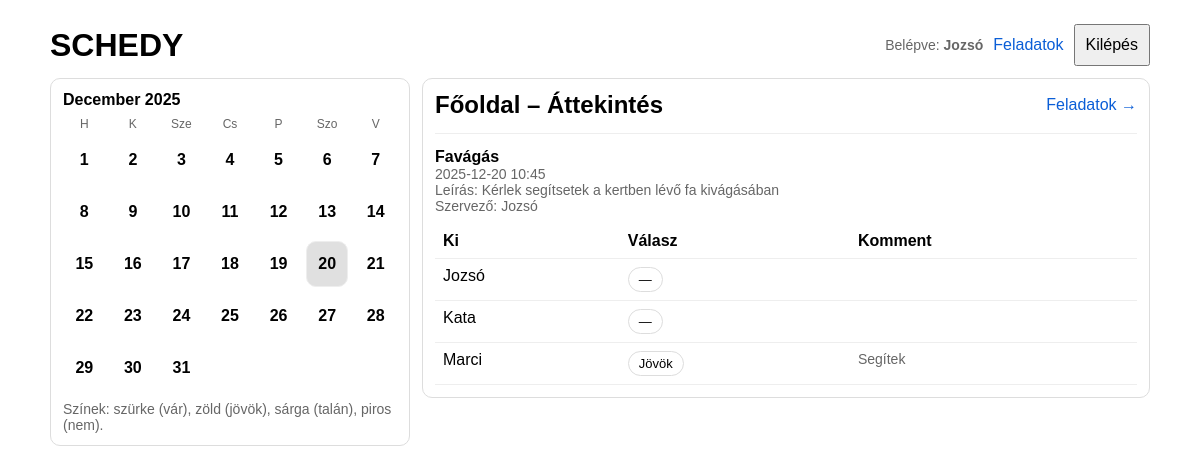
Screenshot of / (signed in) with the database file from the repository.
### models.py (models this page shows)
class User(Base):
    __tablename__ = "users"
    id = Column(Integer, primary_key=True, index=True)
    name = Column(String, nullable=False)
    username = Column(String, unique=True, index=True, nullable=False)
    email = Column(String, unique=True, index=True, nullable=False)
    password_hash = Column(String, nullable=False)
    events = relationship("Event", back_populates="creator")
    responses = relationship("EventResponse", back_populates="user")
    suggestions = relationship("EventTimeSuggestion", back_populates="proposed_by")
    suggestion_votes = relationship("EventTimeVote", back_populates="user")
    invites = relationship("EventInvite", back_populates="user", foreign_keys="EventInvite.user_id")
    sent_invites = relationship("EventInvite", back_populates="invited_by", foreign_keys="EventInvite.invited_by_user_id")

class Event(Base):
    __tablename__ = "events"
    id = Column(Integer, primary_key=True, index=True)
    title = Column(String, nullable=False)
    starts_at = Column(DateTime, nullable=False)
    description = Column(String, nullable=True)  # max 300-at app szinten ellenőrizzük
    created_by_user_id = Column(Integer, ForeignKey("users.id"), nullable=False)
    creator = relationship("User", back_populates="events")
    responses = relationship("EventResponse", back_populates="event", cascade="all, delete-orphan")
    suggestions = relationship("EventTimeSuggestion", back_populates="event", cascade="all, delete-orphan")
    invites = relationship("EventInvite", back_populates="event", cascade="all, delete-orphan")

class EventResponse(Base):
    __tablename__ = "event_responses"
    id = Column(Integer, primary_key=True, index=True)
    event_id = Column(Integer, ForeignKey("events.id"), nullable=False)
    user_id = Column(Integer, ForeignKey("users.id"), nullable=False)
    status = Column(String, nullable=False)   # "yes" | "maybe" | "no"
    comment = Column(String, nullable=True)   # max 300 app szinten
    event = relationship("Event", back_populates="responses")
    user = relationship("User", back_populates="responses")
    __table_args__ = (
        UniqueConstraint("event_id", "user_id", name="uq_event_user_response"),
    )

### main.py (the view)
@app.get("/", response_class=HTMLResponse)
def home(request: Request):
    user = get_current_user(request)
    today = date.today()
    year, month = today.year, today.month
    month_cal = build_month_calendar(year, month)
    db = SessionLocal()
    try:
        events = visible_events_query(db, user).order_by(Event.starts_at).all()
        event_ids = [e.id for e in events]
        responses = []
        suggestions = []
        votes = []
        invites = []
        if event_ids:
            responses = db.query(EventResponse).filter(EventResponse.event_id.in_(event_ids)).all()
            suggestions = db.query(EventTimeSuggestion).filter(EventTimeSuggestion.event_id.in_(event_ids)).all()
            votes = db.query(EventTimeVote).all()  # vote suggestion_id alapján lesz összesítve
            invites = db.query(EventInvite).filter(EventInvite.event_id.in_(event_ids)).all()
        resp_index: dict[tuple[int, int], EventResponse] = {}
        for r in responses:
            resp_index[(r.event_id, r.user_id)] = r
        invited_user_ids_by_event: dict[int, set[int]] = {}
        for inv in invites:
            invited_user_ids_by_event.setdefault(inv.event_id, set()).add(inv.user_id)
        participant_ids = set()
        for e in events:
            participant_ids.add(e.created_by_user_id)
            participant_ids |= invited_user_ids_by_event.get(e.id, set())
        users_by_id = {}
        if participant_ids:
            us = db.query(User).filter(User.id.in_(list(participant_ids))).all()
            users_by_id = {u.id: u for u in us}
        events_by_date: dict[date, list[Event]] = {}
        for e in events:
            events_by_date.setdefault(e.starts_at.date(), []).append(e)
        day_classes: dict[str, str] = {}
        if user:
            for d, es in events_by_date.items():
                if d.year == year and d.month == month:
                    day_classes[d.isoformat()] = day_status_for_user(user, es, resp_index)
        votes_by_suggestion: dict[int, dict[str, int]] = {}
        for v in votes:
            dct = votes_by_suggestion.setdefault(v.suggestion_id, {"up": 0, "down": 0})
            if v.vote in ("up", "down"):
                dct[v.vote] += 1
        sug_by_event: dict[int, list[EventTimeSuggestion]] = {}
        for s in suggestions:
            sug_by_event.setdefault(s.event_id, []).append(s)
        dashboard = []
        for e in events:
            pids = set()
            pids.add(e.created_by_user_id)
            pids |= invited_user_ids_by_event.get(e.id, set())
            participant_users = [users_by_id[pid] for pid in pids if pid in users_by_id]
            participant_users.sort(key=lambda u: u.name.lower())
            rows = []
            for u in participant_users:
                r = resp_index.get((e.id, u.id))
                rows.append(
                    {
                        "user_name": u.name,
                        "status": (r.status if r else None),
                        "comment": (r.comment if r else None),
                    }
                )
            sug_view = []
            ss = sorted(sug_by_event.get(e.id, []), key=lambda x: (not x.accepted, x.proposed_starts_at))
            for s in ss:
                vc = votes_by_suggestion.get(s.id, {"up": 0, "down": 0})
                sug_view.append(
                    {
                        "time": s.proposed_starts_at,
                        "by": (s.proposed_by.name if s.proposed_by else "ismeretlen"),
                        "accepted": s.accepted,
                        "up": vc["up"],
                        "down": vc["down"],
                    }
                )
            dashboard.append(
                {
                    "id": e.id,
                    "title": e.title,
                    "starts_at": e.starts_at,
                    "description": e.description,
                    "creator_name": (e.creator.name if e.creator else None),
                    "rows": rows,
                    "suggestions": sug_view,
                }
            )
        return templates.TemplateResponse(
            "index.html",
            {
                "request": request,
                "user": user,
                "month_cal": month_cal,
                "day_classes": day_classes,
                "dashboard": dashboard,
                "events_exist": len(events) > 0,
            },
        )
    finally:
        db.close()

### templates/index.html (shortened to what this page needs)
<!doctype html>
<html lang="hu">
<head>
</head>
<body>
  <div class="top">
    <h1 style="margin:0;">SCHEDY</h1>
    {% if user %}
      <div style="display:flex; gap:10px; align-items:center; flex-wrap:wrap;">
        <span class="muted">Belépve: <strong>{{ user.name }}</strong></span>
        <a href="/tasks">Feladatok</a>
        <form method="post" action="/logout" style="display:inline;">
          <button type="submit">Kilépés</button>
        </form>
      </div>
    {% endif %}
  </div>
  <div class="grid" style="margin-top:12px;">
    <div class="card">
      <strong>{{ month_cal.month_name }} {{ month_cal.year }}</strong>
      <div class="cal-grid" style="margin-top:8px;">
        <div class="dow">H</div><div class="dow">K</div><div class="dow">Sze</div>
        <div class="dow">Cs</div><div class="dow">P</div><div class="dow">Szo</div><div class="dow">V</div>
        {% for week in month_cal.weeks %}
          {% for daynum in week %}
            {% if daynum == 0 %}
              <div class="day empty"></div>
            {% else %}
              {% set iso = "%04d-%02d-%02d"|format(month_cal.year, month_cal.month, daynum) %}
              {% set cls = day_classes.get(iso, "empty") %}
              <div class="day {{ cls }}">{{ daynum }}</div>
            {% endif %}
          {% endfor %}
        {% endfor %}
      </div>
      <div class="muted" style="margin-top:10px;">
        {% if not user %}
          Bejelentkezés nélkül privát mód van: a naptár nem mutat eseményeket.
        {% else %}
          Színek: szürke (vár), zöld (jövök), sárga (talán), piros (nem).
        {% endif %}
      </div>
    </div>
    <div class="card">
      <div style="display:flex; justify-content:space-between; align-items:center; gap:12px; flex-wrap:wrap;">
        <h2 style="margin:0;">Főoldal – Áttekintés</h2>
        {% if user %}
          <a href="/tasks">Feladatok →</a>
        {% endif %}
      </div>
      {% for e in dashboard %}
        <div style="margin-top:14px; padding-top:14px; border-top:1px solid #eee;">
          <div>
            <div><strong>{{ e.title }}</strong></div>
            <div class="muted">{{ e.starts_at.strftime("%Y-%m-%d %H:%M") }}</div>
            {% if e.description %}
              <div class="muted">Leírás: {{ e.description }}</div>
            {% endif %}
            {% if e.creator_name %}
              <div class="muted">Szervező: {{ e.creator_name }}</div>
            {% endif %}
          </div>
          <table style="margin-top:10px;">
            <thead>
              <tr>
                <th>Ki</th>
                <th>Válasz</th>
                <th>Komment</th>
              </tr>
            </thead>
            <tbody>
              {% for r in e.rows %}
                <tr>
                  <td>{{ r.user_name }}</td>
                  <td>
                    {% if r.status == "yes" %}<span class="pill">Jövök</span>
                    {% elif r.status == "maybe" %}<span class="pill">Talán</span>
                    {% elif r.status == "no" %}<span class="pill">Nem</span>
                    {% else %}<span class="pill">—</span>
                    {% endif %}
                  </td>
                  <td class="muted">{{ r.comment or "" }}</td>
                </tr>
              {% endfor %}
            </tbody>
          </table>
        </div>
      {% endfor %}
    </div>
  </div>
</body>
</html>

### templates/index.html (style rules this page uses)
body { font-family: Arial, sans-serif; max-width: 1100px; margin: 24px auto; padding: 0 12px; }
.top { display:flex; justify-content: space-between; align-items:center; gap:12px; }
.muted { color: #666; font-size: 14px; }
.grid { display:grid; grid-template-columns: 360px 1fr; gap: 12px; align-items:start; }
.card { padding: 12px; border: 1px solid #ddd; border-radius: 10px; }
input, button { padding: 10px; font-size: 16px; }
button { cursor:pointer; }
a { color: #0b5ed7; text-decoration: none; }
table { width: 100%; border-collapse: collapse; }
th, td { border-bottom: 1px solid #eee; padding: 8px; text-align:left; vertical-align: top; }
.pill { display:inline-block; padding: 4px 10px; border: 1px solid #ddd; border-radius: 999px; font-size: 13px; }
.cal-grid { display:grid; grid-template-columns: repeat(7, 1fr); gap: 6px; }
.dow { font-size: 12px; color:#666; text-align:center; }
.day { border:1px solid #eee; border-radius:10px; height:44px; display:flex; align-items:center; justify-content:center; font-weight:600; }
.day.empty { border-color: transparent; background: transparent; }
.day.pending { background: #e0e0e0; }

### rows the page displays
User: name "Jozsó", creator_name "Jozsó", user_name "Jozsó"
Event: title "Favágás", starts_at "2025-12-20 10:45", description "Kérlek segítsetek a kertben lévő fa kivágásában"
User: user_name "Kata"
User: user_name "Marci"
EventResponse: comment "Segítek"

### other values shown
{{ month_cal.month_name }} "December"
{{ month_cal.year }} "2025"
{{ daynum }} "1" "2" "3" "4" "5" "6" "7" "8" "9" "10" "11" "12" "13" "14" "15" "16" "17" "18" "19" "20" "21" "22" "23" "24" "25" "26" "27" "28" "29" "30" "31"
